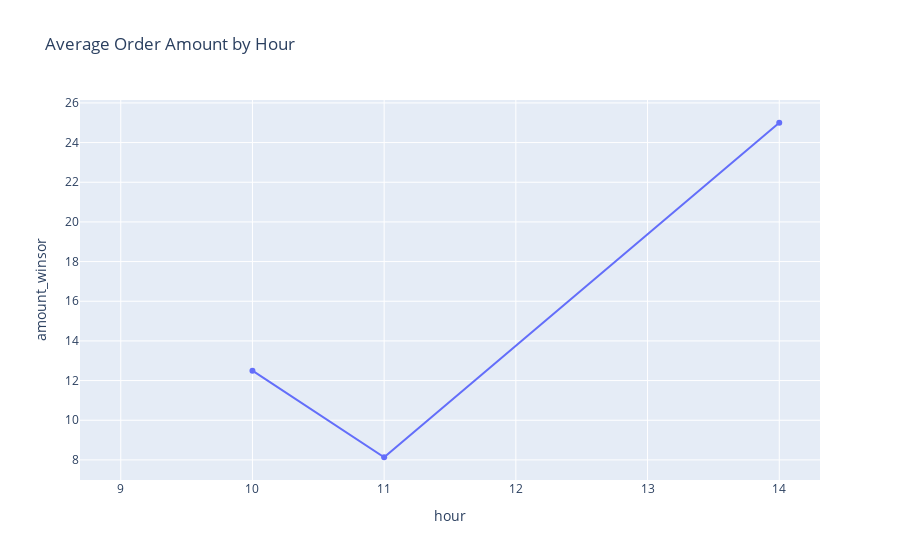

Notebook code cell kept with this figure:
### Markdown cell above
# How does the average order amount change by hour of the day?

### Code cell
hourly_avg = (
    df.groupby("hour", as_index=False)["amount_winsor"]
    .mean()
)
fig = px.line(
    hourly_avg,
    x="hour",
    y="amount_winsor",
    markers=True,
    title="Average Order Amount by Hour"
)

fig.show()

### Figure 1 — Plotly figure (JSON) as saved in the notebook; plotly's stock layout.template omitted (floating-point values rounded to 4 significant figures)
{"data": [{"hovertemplate": "hour=%{x}<br>amount_winsor=%{y}<extra></extra>", "legendgroup": "", "line": {"color": "#636efa", "dash": "solid"}, "marker": {"symbol": "circle"}, "mode": "lines+markers", "name": "", "orientation": "v", "showlegend": false, "type": "scatter", "x": [9.0, 10.0, 11.0, 14.0], "xaxis": "x", "y": [NaN, 12.5, 8.135, 25.0], "yaxis": "y"}], "layout": {"legend": {"tracegroupgap": 0}, "title": {"text": "Average Order Amount by Hour"}, "xaxis": {"anchor": "y", "domain": [0, 1], "title": {"text": "hour"}}, "yaxis": {"anchor": "x", "domain": [0, 1], "title": {"text": "amount_winsor"}}}}
